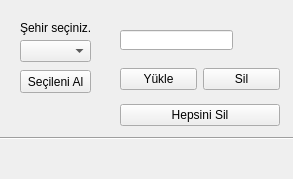
<?xml version="1.0" encoding="UTF-8"?>
<ui version="4.0">
 <class>MainWindow</class>
 <widget class="QMainWindow" name="MainWindow">
  <property name="geometry">
   <rect>
    <x>0</x>
    <y>0</y>
    <width>293</width>
    <height>179</height>
   </rect>
  </property>
  <property name="windowTitle">
   <string>MainWindow</string>
  </property>
  <widget class="QWidget" name="centralwidget">
   <widget class="QComboBox" name="combo_cities">
    <property name="geometry">
     <rect>
      <x>20</x>
      <y>40</y>
      <width>71</width>
      <height>22</height>
     </rect>
    </property>
   </widget>
   <widget class="QPushButton" name="btn_get">
    <property name="geometry">
     <rect>
      <x>20</x>
      <y>70</y>
      <width>71</width>
      <height>23</height>
     </rect>
    </property>
    <property name="text">
     <string>Seçileni Al</string>
    </property>
   </widget>
   <widget class="QLabel" name="lbl_select_city">
    <property name="geometry">
     <rect>
      <x>20</x>
      <y>20</y>
      <width>81</width>
      <height>16</height>
     </rect>
    </property>
    <property name="text">
     <string>Şehir seçiniz.</string>
    </property>
   </widget>
   <widget class="QLineEdit" name="txt_load">
    <property name="geometry">
     <rect>
      <x>120</x>
      <y>30</y>
      <width>113</width>
      <height>20</height>
     </rect>
    </property>
   </widget>
   <widget class="QLabel" name="lbl_result">
    <property name="geometry">
     <rect>
      <x>20</x>
      <y>150</y>
      <width>261</width>
      <height>16</height>
     </rect>
    </property>
    <property name="text">
     <string/>
    </property>
   </widget>
   <widget class="Line" name="line">
    <property name="geometry">
     <rect>
      <x>0</x>
      <y>130</y>
      <width>311</width>
      <height>16</height>
     </rect>
    </property>
    <property name="orientation">
     <enum>Qt::Horizontal</enum>
    </property>
   </widget>
   <widget class="QWidget" name="">
    <property name="geometry">
     <rect>
      <x>120</x>
      <y>60</y>
      <width>160</width>
      <height>75</height>
     </rect>
    </property>
    <layout class="QVBoxLayout" name="verticalLayout">
     <item>
      <layout class="QHBoxLayout" name="horizontalLayout">
       <item>
        <widget class="QPushButton" name="btn_load">
         <property name="text">
          <string>Yükle</string>
         </property>
        </widget>
       </item>
       <item>
        <widget class="QPushButton" name="btn_delete">
         <property name="text">
          <string>Sil</string>
         </property>
        </widget>
       </item>
      </layout>
     </item>
     <item>
      <widget class="QPushButton" name="btn_delete_all">
       <property name="text">
        <string>Hepsini Sil</string>
       </property>
      </widget>
     </item>
    </layout>
   </widget>
  </widget>
 </widget>
 <resources/>
 <connections/>
</ui>
